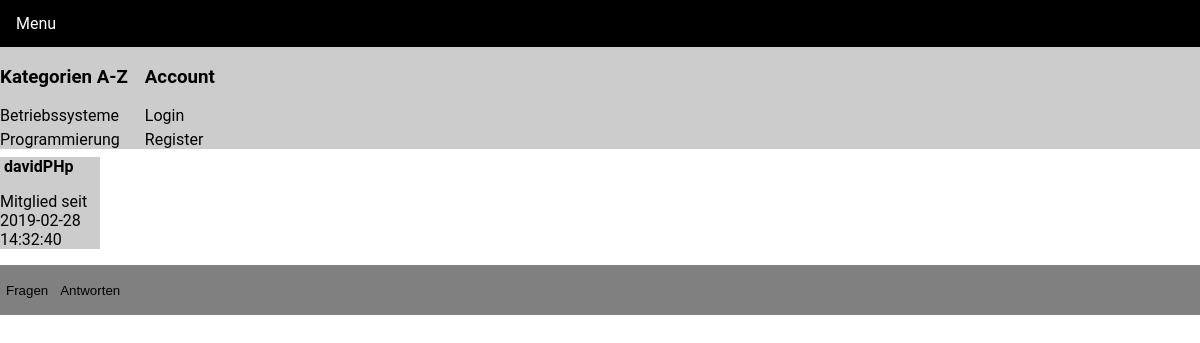
The app's page /account.php?id=2 with its own data.
### tables this page shows
CREATE TABLE `category` (
  `cat_id` int(11) NOT NULL,
  `cat_title` varchar(30) DEFAULT NULL,
  `cat_description` varchar(100) DEFAULT NULL
);

CREATE TABLE `forum_user` (
  `user_id` int(11) NOT NULL,
  `email` varchar(100) NOT NULL,
  `username` varchar(30) NOT NULL,
  `user_password` varchar(255) NOT NULL,
  `created_at` datetime DEFAULT CURRENT_TIMESTAMP,
  `updated_at` datetime DEFAULT CURRENT_TIMESTAMP,
  `profile_pic` varchar(50) NOT NULL,
  `fk_account_status_id` int(11) DEFAULT NULL
);

### includes/DB.php (called while the page is built)
<?php
class DB
{
    public function openConnection($dsn, $db_user, $db_pass) {
        try {
            $pdo = new PDO($dsn, $db_user, $db_pass);
        } catch(PDOException $e) {
            die("Something in Databaseconnection is wrong: " . $e->getMessage());
        }
        return $pdo;
    }
}

### includes/classes/Navigation.php (called while the page is built)
<?php
class Navigation
{
    private $con;
    public function __construct() {
        $pdo = new DB();
        $this->con = $pdo->openConnection(DSN, DB_USER, DB_PASS);
    }
    public function getCats() {
        $st = $this->con->prepare("SELECT * FROM category ORDER BY cat_title ASC");
        $st->execute();
        return $st->fetchAll();
    }
}

### includes/classes/Account.php (called while the page is built, shortened)
<?php
class Account
{
    private $con;
    public function __construct() {
        $pdo = new DB();
        $this->con = $pdo->openConnection(DSN, DB_USER, DB_PASS);
    }
    public function getUserById($id) {
        $st = $this->con->prepare("SELECT * FROM forum_user WHERE user_id = :id");
        $st->bindParam(":id", $id);
        $st->execute();
        return $st->fetchAll();
    }
}

### account.php (the view, shortened to what this page needs)
<?php
require 'includes/DB.php';
require 'includes/classes/Navigation.php';
require 'includes/classes/Account.php';
$accountObj = new Account();
if(isset($_GET['id'])) {
    $id = $_GET['id'];
    $numA = $accountObj->getAmountOfAnswersByUserId($id);
    $numQ = $accountObj->getAmountOfQuestionsByUserId($id);
    $user_infos = $accountObj->getUserById($id);
}
?>
<!doctype html>
<html lang="en">
<head>
    <link rel="stylesheet" href="styles/style.css">
</head>
<body>
<div class="wrapper">
    <?php require 'includes/navbar.php'; ?>
    <aside class="user-sidebar">
    <div class="user-info">
        <strong>Übersicht</strong>
        <p><?php echo $numA; ?> Antworten</p>
        <p><?php echo $numQ; ?> Fragen</p>
    </div>
        <?php foreach($user_infos as $info): ?>
        <div class="user-details">
            <strong><?php echo $info['username']; ?></strong>
            <p>Mitglied seit <?php echo $info['created_at']; ?></p>
        </div>
        <?php endforeach; ?>
    </aside>
    <div class="tab">
        <button class="tablinks" onclick="openTab(event, 'question')">Fragen</button>
        <button class="tablinks" onclick="openTab(event, 'answer')">Antworten</button>
    </div>
</div>
</body>
</html>

### includes/navbar.php
<?php
$navObj = new Navigation();
$cats = $navObj->getCats();
?>
<div class="navbar">
    <div class="dropdown">
        <button class="dropbtn">
            Menu
        </button>
        <div class="dropdown-content">
            <div class="row">
                <div class="column">
                    <h3>Kategorien A-Z</h3>
                    <?php foreach($cats as $cat): ?>
                        <a href="category/<?php echo $cat['cat_id']; ?>"><?php echo $cat['cat_title']; ?></a>
                    <?php endforeach; ?>
                </div>
                <div class="column">
                    <h3>Account</h3>
                    <?php if(isset($_SESSION['forum_user'])): ?>
                        <a href="logout.php">Logout</a>
                        <a href="user/dashboard.php">Account verwalten</a>
                    <?php else: ?>
                        <a href="login.php">Login</a>
                        <a href="register.php">Register</a>
                    <?php endif; ?>
                </div>
            </div>
        </div>
    </div>
</div>

### styles/style.css (style rules this page uses)
body { font-family: 'Roboto', sans-serif; margin: 0; padding: 0; }
.wrapper { display: grid; grid-template-columns: repeat(12, 1fr); }
.user-info { background: #ccc; }
.user-sidebar { grid-column: 1 / 2; }
.tab { grid-column: 1 / 13; height: 50px; display: flex; flex-direction: row; background: grey; }
.tab button { background-color: inherit; border: none; outline: none; cursor: pointer; transition: 0.3s; }
.user-details { background: #ccc; }
.navbar { grid-column: 1 / 13; display: flex; flex-direction: row; background: black; align-items: center; margin-bottom: 5px; }
.navbar a { color: white; text-decoration: none; margin-right: 10px; }
.dropdown-content { display: none; position: absolute; left: 0; background: #ccc; width: 100vw; z-index: 1; }
.dropdown-content a { display: flex; flex-direction: column; color: black; margin-top: 5px; }
.row { display: flex; flex-direction: row; }
.column { margin-right: 15px; }
.dropbtn { border: none; outline: none; color: white; padding: 14px 16px; background-color: inherit; font: inherit; margin: 0; }

### records on screen
category: cat_title "Betriebssysteme"
category: cat_title "Programmierung"
forum_user: username "davidPHp", created_at "2019-02-28 14:32:40"
